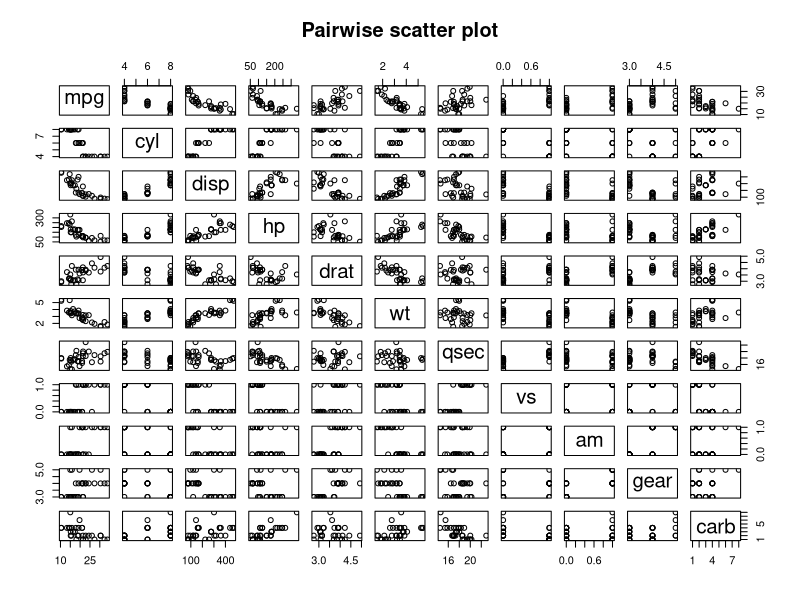
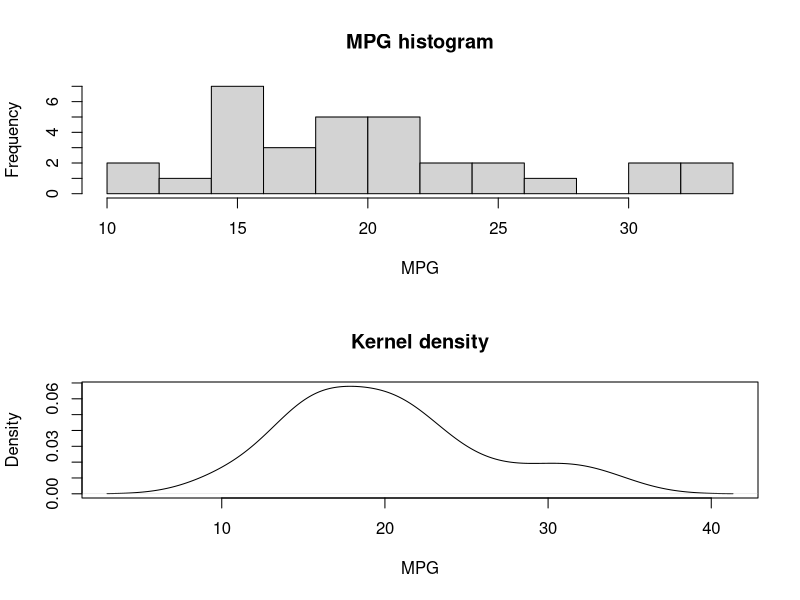
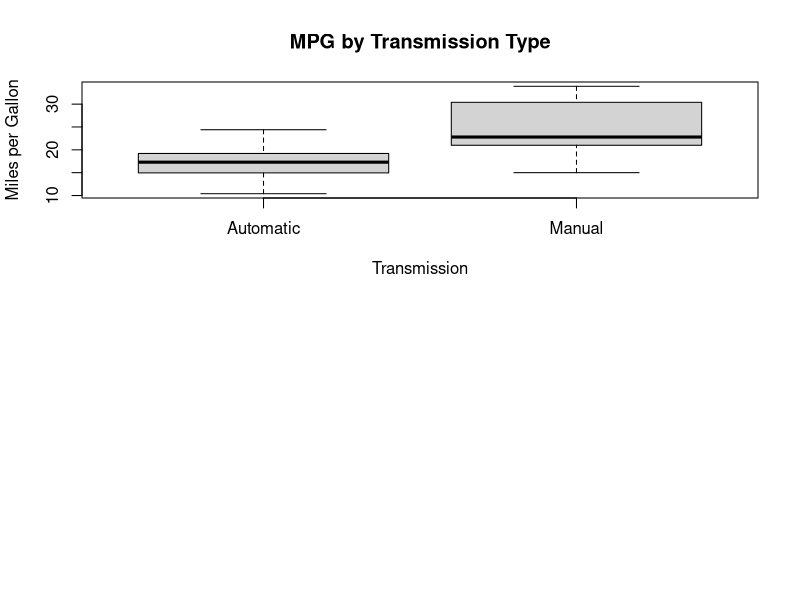
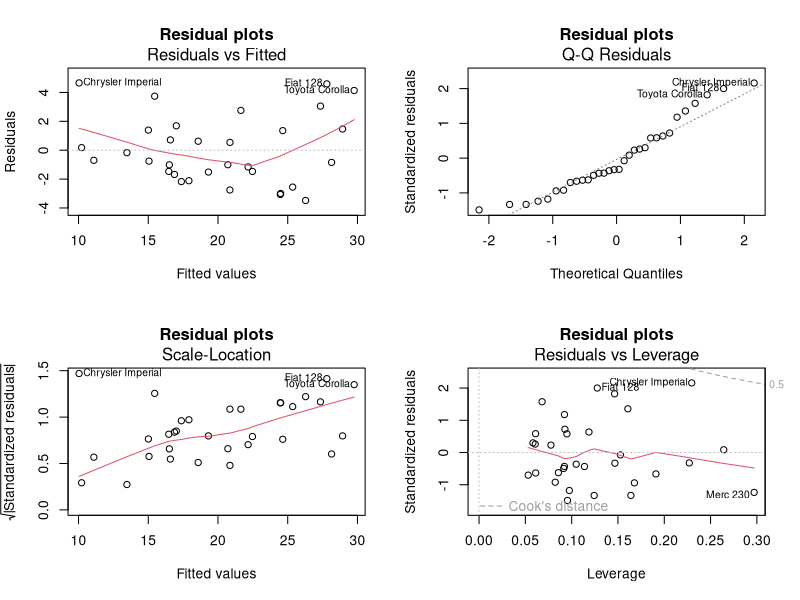

The R script that drew these images, in order:
## ---- chunk 1
knitr::opts_chunk$set(echo = TRUE)
## ---- chunk 2
library(datasets)
data(mtcars)
## ---- chunk 3
summary(mtcars)
## ---- chunk 4
summary(mtcars[mtcars$am == 0,]$mpg)
## ---- chunk 5
summary(mtcars[mtcars$am == 1,]$mpg)
## ---- chunk 6
t.test(mtcars$mpg ~ mtcars$am, conf.level=0.95)
## ---- chunk 7
all <- lm(mpg ~ ., data = mtcars)
summary(all)
## ---- chunk 8
fittedmodel <- step(lm(mpg ~ ., data=mtcars), trace=0)
summary(fittedmodel)
## ---- chunk 9
pairs(
	mtcars,
	main = "Pairwise scatter plot"
)
## ---- chunk 10
par(mfrow=c(2,1))
hist(mtcars$mpg, breaks=10, xlab="MPG", main="MPG histogram")
plot(density(mtcars$mpg), main="Kernel density", xlab="MPG")
## ---- chunk 11
boxplot(mpg ~ am,
	data = mtcars,
	xlab = "Transmission",
	ylab = "Miles per Gallon",
	main = "MPG by Transmission Type",
	names = c("Automatic", "Manual")
)
## ---- chunk 12
par(mfrow = c(2,2))
plot(fittedmodel, main="Residual plots")
